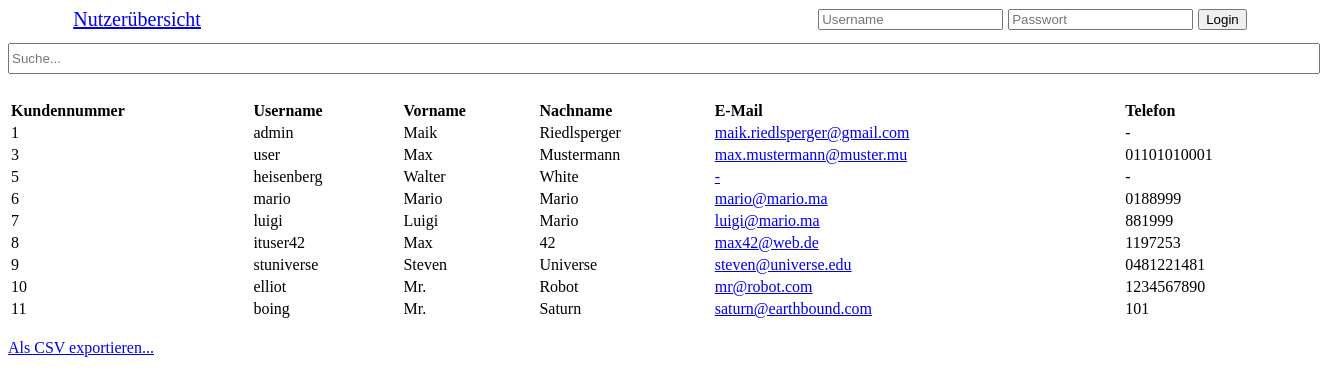
The page / on the database its author committed.
### tables this page shows
CREATE TABLE `user` (
  `UserID` int(11) NOT NULL,
  `UserName` text NOT NULL,
  `UserFirstName` text NOT NULL,
  `UserLastName` text NOT NULL,
  `UserMail` text NOT NULL,
  `UserTelephone` text NOT NULL,
  `UserPassword` text NOT NULL,
  `UserRole` text NOT NULL
);

### user.php (the view, shortened to what this page needs)
<?php
	require_once('database.php');
?>
<form action="index.php?s=user" method="post">
	<input type="text" class="search" name="search" placeholder="Suche...">
</form>
<table class="table">
<tr>
	<th>Kundennummer</th>
	<th>Username</th>
	<th>Vorname</th>
	<th>Nachname</th>
	<th>E-Mail</th>
	<th>Telefon</th>
</tr>
<?php
	if(isset($_POST["search"]) && $_POST["search"] != ""){
		$search = '%'.$_POST["search"].'%';
		$statement = $pdo->prepare("SELECT * FROM user WHERE UserName LIKE :search OR UserFirstName LIKE :search OR UserLastName LIKE :search OR UserID LIKE :search ORDER BY UserID");
		$statement->bindParam(':search', $search);
	}
	else{
		$statement = $pdo->prepare("SELECT * FROM user ORDER BY UserID");
	}
		$result = $statement->execute();
		for($i = 1; $row = $statement->fetch(); $i++) {
			echo "<tr>";
			echo "<td>".$row['UserID']."</td>";
			echo "<td>".$row['UserName']."</td>";
			echo "<td>".$row['UserFirstName']."</td>";
			echo "<td>".$row['UserLastName']."</td>";
			echo '<td><a href="mailto:'.$row['UserMail'].'">'.$row['UserMail'].'</a></td>';
			echo "<td>".$row['UserTelephone']."</td>";
			echo "</tr>";
		}
		echo '</table>';
		echo '<br /><a class="space" href="exportcsv.php">Als CSV exportieren...</a>';
?>

### index.php (shortened to what this page needs)
<!DOCTYPE html>
<html>
	<head>
			<link rel="stylesheet" type="text/css" href="css/main.css">
	</head>
<body>
<div id="head">
	<?php
		include 'head.php';
	?>
</div>
<div id="main">
<?php
	if(isset($_GET["s"])){
		include $_GET["s"].'.php';
	}
	else{
		include 'user.php';
	}
?>
</div>
</body>

### head.php
<a class="vspace" href="index.php?s=user">Nutzerübersicht</a>
<div id="login">
	<?php if(!isset($_SESSION["username"])){  ?>
		<form action="index.php?s=login" method="post">
			<input type="text" placeholder="Username" name="username">
			<input type="password" placeholder="Passwort" name="password">
			<input type="submit" value="Login">
		</form>
	<?php
		}
		else{
				echo "Eingeloggt als <strong>".$_SESSION["username"]."</strong>!";
				echo ' <a href="index.php?s=logout">Ausloggen</a>';
		}
	 ?>
</div>

### css/main.css (style rules this page uses)
#head { width: 100%; font-size: 1.25em; padding-left: 5%; padding-right: 5%; }
#main { margin-top: 1%; }
#login { height: 100%; width: 90%; margin-top: -1.25em; text-align: right; margin-right: 5%; }
.search { height: 25px; margin-bottom: 25px !important; }
.space { margin-right: 10%; }
#main input, select { width: 100%; margin-bottom: 5px; display: block; }
table { width: 100%; text-align: left; }

### rows shown on the page
user: UserID "1", UserName "admin", UserFirstName "Maik", UserLastName "Riedlsperger", UserMail "maik.riedlsperger@gmail.com", UserTelephone "-"
user: UserID "3", UserName "user", UserFirstName "Max", UserLastName "Mustermann", UserMail "max.mustermann@muster.mu", UserTelephone "01101010001"
user: UserID "5", UserName "heisenberg", UserFirstName "Walter", UserLastName "White", UserMail "-", UserTelephone "-"
user: UserID "6", UserName "mario", UserFirstName "Mario", UserLastName "Mario", UserMail "mario@mario.ma", UserTelephone "0188999"
user: UserID "7", UserName "luigi", UserFirstName "Luigi", UserLastName "Mario", UserMail "luigi@mario.ma", UserTelephone "881999"
user: UserID "8", UserName "ituser42", UserFirstName "Max", UserLastName "42", UserMail "max42@web.de", UserTelephone "1197253"
user: UserID "9", UserName "stuniverse", UserFirstName "Steven", UserLastName "Universe", UserMail "steven@universe.edu", UserTelephone "0481221481"
user: UserID "10", UserName "elliot", UserFirstName "Mr.", UserLastName "Robot", UserMail "mr@robot.com", UserTelephone "1234567890"
user: UserID "11", UserName "boing", UserFirstName "Mr.", UserLastName "Saturn", UserMail "saturn@earthbound.com", UserTelephone "101"
